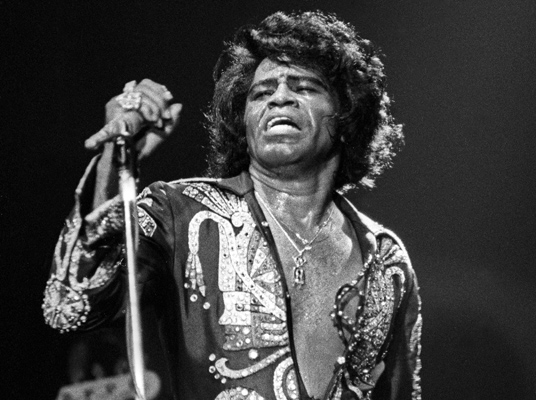
#> input picture Dataset/img01.jpg, 536 x 400 px, found by its file name
$ jupyter execute --allow-errors Hash_Collision_Example.ipynb
#> lines starting #> are read from the running program, lines starting #| are printed output that depends on the picture
[cell 1]
#import Libs
import os
import cv2
import hashlib
import numpy as np
import urllib.parse
import urllib.request
import matplotlib as mpl
from matplotlib import pyplot as plot

[cell 2]
#Function to Load a Image from Github
def display_image_from_url(image_url):
    with urllib.request.urlopen(image_url) as url:
        s = url.read()
    img = cv2.imdecode(np.frombuffer(s, np.uint8), -1)
#> img is the input picture: shape (400, 536, 3); min 0, max 255, mean 63.2
    img = cv2.cvtColor(img, cv2.COLOR_BGR2RGB)
    return img, s

[cell 3]
#Function to Calc Hash
def calculate_and_display_hashes(file_input):
  data = file_input

  print(f"\n--- Hash Values for: {file_input if isinstance(file_input, str) else 'binary data'} ---")
  print("MD5:", hashlib.md5(data).hexdigest())
  print("SHA1:", hashlib.sha1(data).hexdigest())
  print("SHA256:", hashlib.sha256(data).hexdigest())
  print("SHA512:", hashlib.sha512(data).hexdigest())

[cell 4]
#Images URL's from Github
image_url_1 = 'https://raw.githubusercontent.com/jrafa1607/Hash_Colision-Example/main/Dataset/img01.jpg'
image_url_2 = 'https://raw.githubusercontent.com/jrafa1607/Hash_Colision-Example/main/Dataset/img02.jpg'

[cell 5]
#Load the Images
img1, data1 = display_image_from_url(image_url_1)
img2, data2 = display_image_from_url(image_url_2)
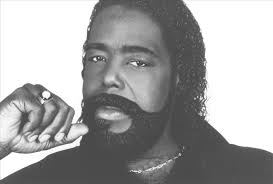
#> input picture Dataset/img02.jpg, 273 x 184 px, found by its file name
#> in display_image_from_url, img is the input picture: shape (184, 273, 3); min 47, max 255, mean 163.9

[cell 6]
#Show the Images
fig, axes = plot.subplots(1, 2, figsize=(10, 5))
axes[0].imshow(img1)
axes[0].set_title('Image 1')
axes[0].axis('off')
axes[1].imshow(img2)
axes[1].set_title('Image 2')
axes[1].axis('off')
plot.tight_layout()
plot.show()
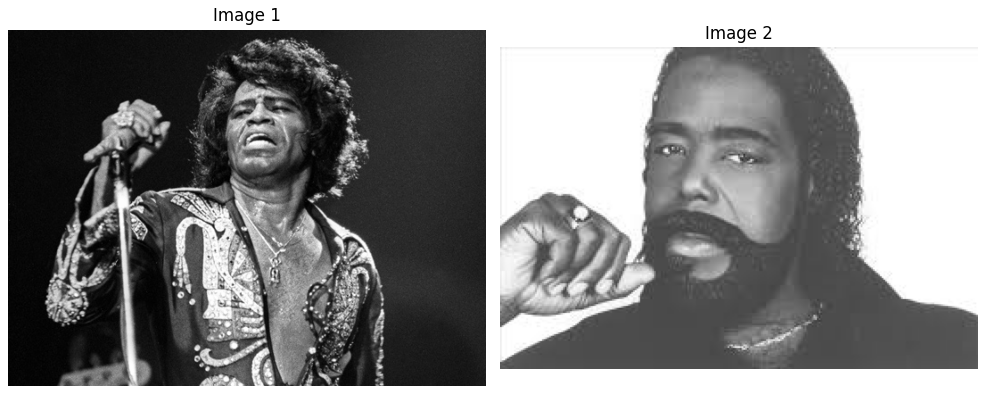
#> figure drawn by matplotlib, 2 panels
